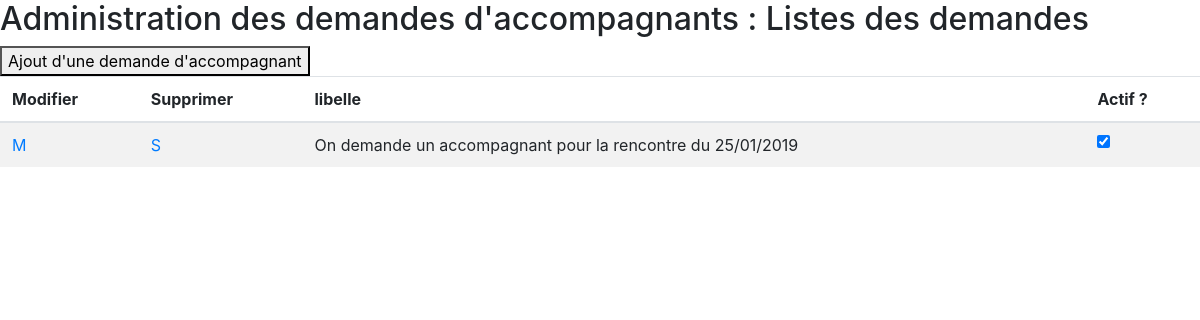
The page /src/body/dda-liste.php on the database its author committed.
### tables this page shows
CREATE TABLE `dde_accompagnant` (
  `dda_id` int(11) NOT NULL,
  `dda_lib` text NOT NULL,
  `dda_actif` int(1) NOT NULL DEFAULT '0',
  `dda_created_at` datetime NOT NULL,
  `dda_updated_at` datetime DEFAULT NULL,
  `dda_deleted_at` datetime DEFAULT NULL
);

### src/class/DDABase.php (called while the page is built, shortened)
<?php
class DdaBase
{
    public function getDdaActifs($db){
        $sql_dda = "SELECT * FROM `dde_accompagnant` WHERE dda_deleted_at is null ";
        $rs_dda = $db->query($sql_dda);
        return $rs_dda;
    }
}

### src/body/dda-liste.php (the view, shortened to what this page needs)
<?php
require_once '../class/DDABase.php';
$o_pdo = new Database();
$o_conn = $o_pdo->makeConnect();
$o_dda = new DdaBase();
$dda = $o_dda->getDdaActifs($o_conn);
$dd = $dda->fetchall();
?>
    <link rel="stylesheet" href="https://stackpath.bootstrapcdn.com/bootstrap/4.4.1/css/bootstrap.min.css">
    <h2>Administration des demandes d'accompagnants : Listes des demandes</h2>
    <a href="dda-details.php?mode=ajout">
        <button type="submit">Ajout d'une demande d'accompagnant</button>
    </a>
    <table class="table table-striped">
        <thead>
        <tr>
            <th>Modifier</th>
            <th>Supprimer</th>
            <th>libelle</th>
            <th>Actif ?</th>
        </tr>
        </thead>
        <tbody>
        <?php foreach ($dd as $d){ ?>
            <tr>
                <td><a href="dda-details.php?mode=modif&id_dda=<?php echo $d['dda_id']?>">M</a></td>
                <td><a href="../traitements/dda-suppression.php?&id_dda=<?php echo $d['dda_id']?>">S</td>
                <td><?php echo $d["dda_lib"] ?></td>
                <td><input type="checkbox" <?php if ($d["dda_actif"] == "1") echo "checked"?> ></td>
            </tr>
        <?php } ?>
        </tbody>
    </table>

### rows shown on the page
dde_accompagnant: dda_lib "On demande un accompagnant pour la rencontre du 25/01/2019", dda_actif "☑"
